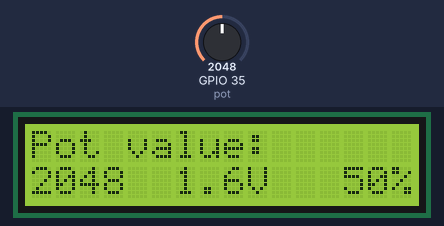
Simulated run of this program. Board: ESP32 board running MicroPython. Shown: 16×2 character LCD. The test bench sets the inputs (shaded band); at power-on: GPIO 35 (pot) = 2048 (analog values on the 0–4095 scale). Library files of the repository ran but are not shown: i2c_lcd.py.

Above: at 1.2 s.
1.3 s: GPIO 35 (pot) set to 2866
At 2.5 s:
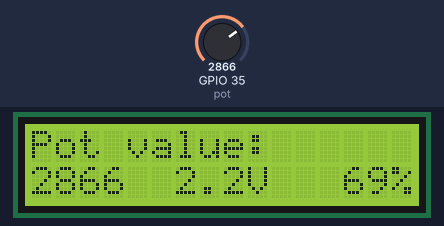
2.8 s: GPIO 35 (pot) set to 3603
At 4.0 s:
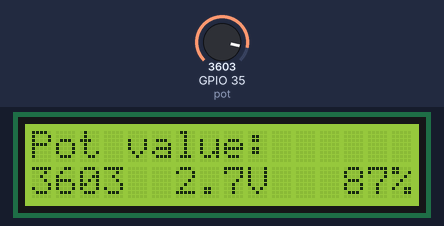
4.3 s: GPIO 35 (pot) set to 4095
At 5.7 s:
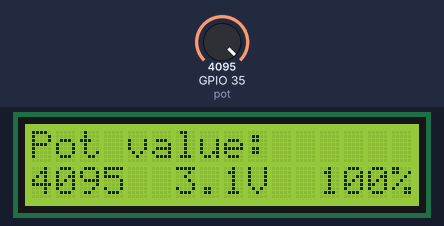
Timing chart, 0 to 7.3 s (numbered marks = the images above; inputs shaded):
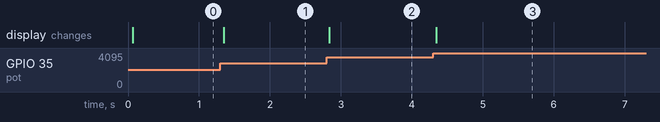

Measured:
- after the input at 1.3 s, the display: changes after 0.05 s (image 1)
- after the input at 2.8 s, the display: changes at once (image 2)
- after the input at 4.3 s, the display: changes after 0.05 s (image 3)

The program:

E06_pot_lcd.py
```python
from machine import Pin, ADC, SoftI2C
from time import sleep
from i2c_lcd import I2cLcd

# Initialize the LCD
i2c = SoftI2C(scl=Pin(22), sda=Pin(21), freq=400000)
lcd = I2cLcd(i2c, 0x27, 2, 16)

# Initialize ADC for pin 34
pot = ADC(Pin(35))

# Set attenuation for full range (0-3.3V)
pot.atten(ADC.ATTN_11DB)

# Set resolution to 12 bits (0-4096)
pot.width(ADC.WIDTH_12BIT)

# Function to map value from one range to another
def map_value(value, in_min, in_max, out_min, out_max):
  mapped_value = (value - in_min) * (out_max - out_min) // (in_max - in_min) + out_min
  return mapped_value

while True:
    # Read analog value
    analog_value = pot.read()
    analog_uv = pot.read_uv()

    # Print header on line 1
    lcd.move_to(0, 0)
    lcd.putstr("Pot value:")

    # Map ADC value to percentage (0 - 100%)
    percent_value = map_value(analog_value, 0, 4095, 0, 100)

    # Map ADC to voltage (0-3.3V)
    voltage_value = analog_uv / 1000000

    # Print raw and mapped values on line 2
    lcd.move_to(0, 1)
    lcd.putstr(f"{analog_value:4d}  {(voltage_value):1.1f}V  {percent_value:3d}%")

    # Small delay to avoid flickering
    sleep(0.01)  
```
